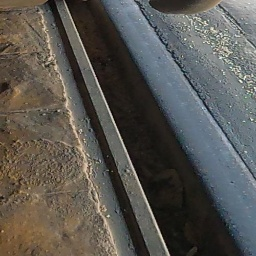
#> input picture data/ref_image.jpg, 256 x 256 px; its folder holds only this picture in this run
$ python -i script_seg_filtre.py   (imports and definitions only)
#> lines starting #> are read from the running program, lines starting #| are printed output that depends on the picture; after the words box and inside, x2 and y2 are one past the last pixel; in counts of white or black regions, pixels touching at a corner belong together
#> further down, picture is the input picture: shape (256, 256, 3); mean B, G, R 81.6, 86.7, 88.9
#!/usr/bin/env python3
# -*- coding: utf-8 -*-

"""
Rail segmentation using homomorphic filtering and morphological operations.
"""

import cv2
import numpy as np
import os
from tqdm import tqdm

input_folder = "rail_masked"
output_folder = "rail_seg_filtre"
# [1 line not run here, left out]

def homomorphic_filter(image, gamma_low=0.7, gamma_high=1.5, c=1, d0=30):
    """
    Apply homomorphic filter to enhance image.

    Args:
        image: Input BGR image
        gamma_low: Low frequency gain
        gamma_high: High frequency gain
        c: Filter sharpness
        d0: Cutoff frequency

    Returns:
        numpy.ndarray: Filtered grayscale image
    """
#> called with gamma_low = 0.7, gamma_high = 1.5, c = 1, d0 = 30
    gray = cv2.cvtColor(image, cv2.COLOR_BGR2GRAY)
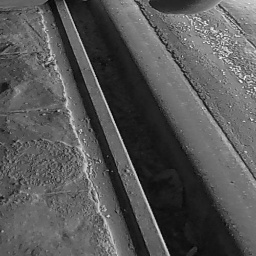
#> gray: shape (256, 256); min 1, max 247, mean 86.8
    gray = gray.astype(np.float32) / 255.0
    log_img = np.log1p(gray)
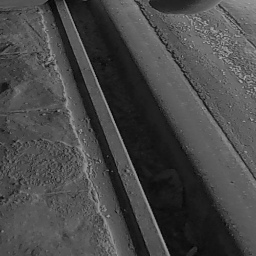
#> log_img: shape (256, 256) float32; min 0.00391, max 0.677, mean 0.285
    dft = cv2.dft(log_img, flags=cv2.DFT_COMPLEX_OUTPUT)
    dft_shift = np.fft.fftshift(dft)

    rows, cols = gray.shape
#> rows = 256; cols = 256
    u = np.arange(rows)
#> u = 256 values from 0 to 255
    v = np.arange(cols)
#> v = 256 values from 0 to 255
    u, v = np.meshgrid(u - rows // 2, v - cols // 2, indexing='ij')
    d = np.sqrt(u**2 + v**2)
    h = (gamma_high - gamma_low) * (1 - np.exp(-c * (d ** 2) / (d0 ** 2))) + gamma_low
    h = h.astype(np.float32)
    h = np.repeat(h[:, :, np.newaxis], 2, axis=2)
    dft_filtered = dft_shift * h

    dft_ishift = np.fft.ifftshift(dft_filtered)
    img_back = cv2.idft(dft_ishift)
    img_back = cv2.magnitude(img_back[:, :, 0], img_back[:, :, 1])
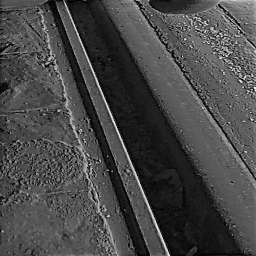
#> img_back: shape (256, 256) float32; min 0.626, max 46410.6, mean 13183.9; drawn with min black and max white
    img_back = np.expm1(img_back)
    img_back = np.clip(img_back, 0, 1)
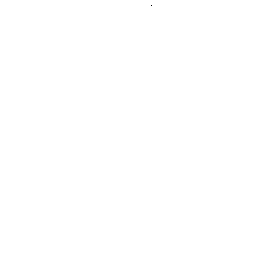
#> img_back: shape (256, 256) float32; values 0.871 (black) and 1 (white), 100% white; black in thin lines or dots, all inside (x1, y1, x2, y2) = (151, 5, 152, 6)
    return (img_back * 255).astype(np.uint8)

def extract_rail_segments(img):
    """
    Extract rail segments from image.

    Args:
        img: Input BGR image

    Returns:
        numpy.ndarray: Binary mask of rail segments
    """
    filtered = homomorphic_filter(img)

    clahe = cv2.createCLAHE(clipLimit=2.0, tileGridSize=(8, 8))
    contrast = clahe.apply(filtered)

    # Lower threshold
    _, thresh = cv2.threshold(contrast, 150, 255, cv2.THRESH_BINARY)
#> thresh: shape (256, 256); every value is 255

    # Morphological operations
    kernel = np.ones((5, 5), np.uint8)
    clean = cv2.morphologyEx(thresh, cv2.MORPH_OPEN, kernel)
    clean = cv2.morphologyEx(clean, cv2.MORPH_CLOSE, kernel)

    contours, _ = cv2.findContours(clean, cv2.RETR_EXTERNAL, cv2.CHAIN_APPROX_SIMPLE)
#> contours = [[[0, 0], [0, 255], [255, 255], [255, 0]]]
    mask = np.zeros_like(clean)

    h, w = mask.shape
#> h = 256; w = 256
    min_area = 200  # More permissive
    max_area = 30000
    rails_found = 0

    for cnt in contours:
        area = cv2.contourArea(cnt)
        if not (min_area < area < max_area):
            continue

        x, y, cw, ch = cv2.boundingRect(cnt)

        # Wider vertical position
        if h * 0.2 < y + ch // 2 < h * 0.8:
            cv2.drawContours(mask, [cnt], -1, 255, -1)
            rails_found += 1
#> this loop made 1 pass
#> (cnt, area) on pass 1: ([[0, 0], [0, 255], [255, 255], [255, 0]], 65025)
#> mask: shape (256, 256); every value is 0
#> after the loop, rails_found = 0

    return mask

# Processing
# [10 lines not run here, left out]

>>> import cv2
>>> picture = cv2.imread('../data/ref_image.jpg')
>>> result = extract_rail_segments(picture)
